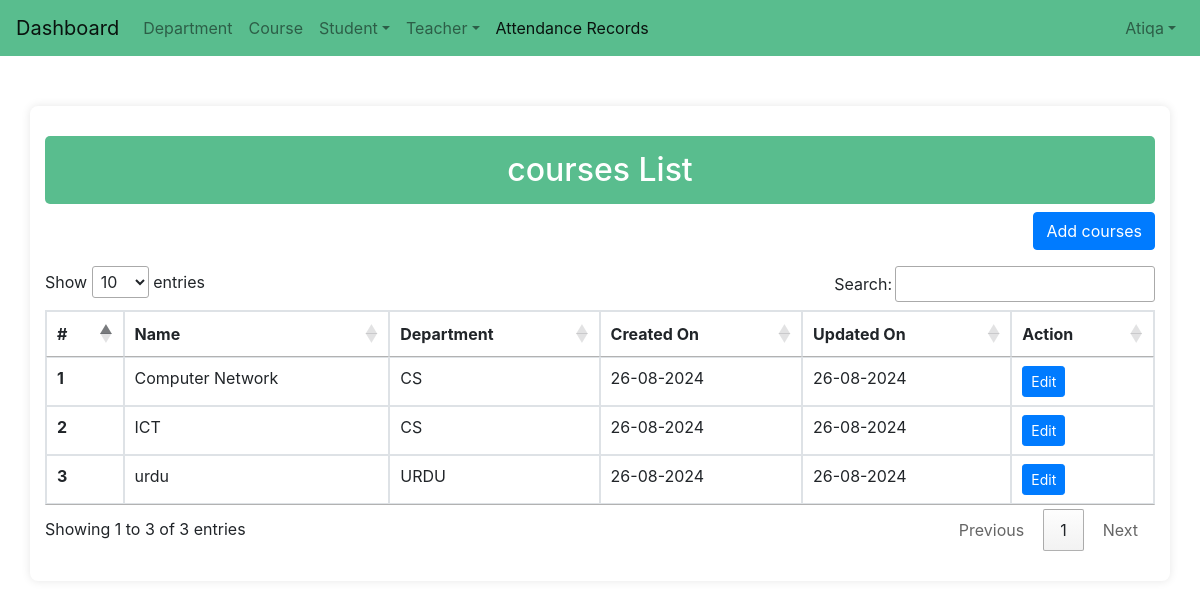
The page /courses_list/ (signed in) on the database as committed earlier.
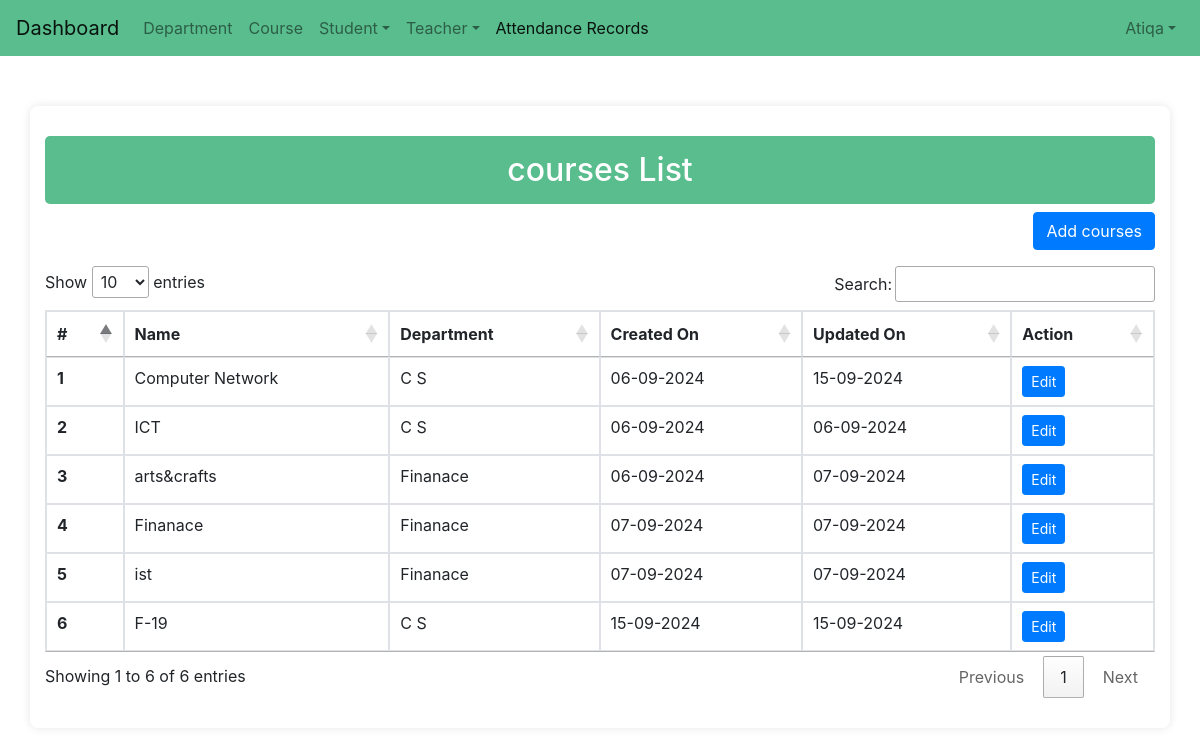
The same page on the database as committed later.
### attandance/models.py (models this page shows, shortened)
class CustomUser(AbstractUser):
    full_name = models.CharField(max_length=100, null=True)
    phone_number = models.CharField(max_length=15, blank=True, null=True)
    role = models.CharField(max_length=50, null=True)
    date_of_creation = models.DateField(auto_now_add=True, null=True)
    last_login_date = models.DateField(blank=True, null=True)
    is_super_admin = models.BooleanField(default=False)
    student = models.ForeignKey(Student, on_delete=models.CASCADE, null=True, blank=True)
    objects = CustomUserManager()

class Courses(models.Model):
    course_id = models.CharField(max_length=100, null=True)
    name = models.CharField(max_length=255, )
    department = models.ForeignKey(Department, on_delete=models.CASCADE)
    created_on = models.DateTimeField(auto_now_add=True)
    updated_on = models.DateTimeField(auto_now=True)

class Department(models.Model):
    dep_id = models.CharField(max_length=100, null=True)
    name = models.CharField(max_length=255, )
    description = models.TextField(blank=True, null=True)
    created_on = models.DateTimeField(auto_now_add=True)
    updated_on = models.DateTimeField(auto_now=True)

### attandance/views.py (the view)
# urls.py: path('courses_list/', views.courses_list , name = 'courses_list'),
@login_required(login_url='home')
def courses_list(request):
    design = Courses.objects.all()
    context = {
        'design': design,
    }
    return render(request , 'admin/courses/courses_list.html',context)

### templates/admin/courses/courses_list.html (shortened to what this page needs)
<!DOCTYPE html>
<html lang="en">
{% load static %}
<head>
</head>
<body>
    {% include 'navbar.html' %}
    <div class="container">
        <h2 class="text-center">courses List</h2>
        <div class="text-right mb-3">
            <a class="btn btn-primary" href="{% url 'courses_add' %}">Add courses</a>
        </div>
        <div class="table-responsive">
            <table class="table table-bordered" id="coursesList">
                <thead>
                    <tr>
                        <th>#</th>
                        <th>Name</th>
                        <th>Department</th>
                        <th>Created On</th>
                        <th>Updated On</th>
                        <th>Action</th>
                    </tr>
                </thead>
                <tbody>
                    {% for i in design %}
                    <tr>
                        <th scope="row">{{ forloop.counter }}</th>
                        <td>{{ i.name }}</td>
                        <td>{{ i.department.name }}</td>
                        <td>{{ i.created_on|date:'d-m-Y' }}</td>
                        <td>{{ i.updated_on|date:'d-m-Y' }}</td>
                        <td class="action-buttons">
                            <a class="btn btn-primary btn-sm" href="{% url 'courses_update' i.pk %}">Edit</a>
                        </td>
                    </tr>
                    {% endfor %}
                </tbody>
            </table>
        </div>
</body>
</html>

### templates/navbar.html (shortened to what this page needs)
<html lang="en">
<head>
  <link rel="stylesheet" href="https://maxcdn.bootstrapcdn.com/bootstrap/4.5.2/css/bootstrap.min.css">
  <link rel="stylesheet" href="https://cdn.datatables.net/1.13.6/css/jquery.dataTables.min.css">
  <link href="https://cdnjs.cloudflare.com/ajax/libs/select2/4.1.0/css/select2.min.css" rel="stylesheet" />
  <link rel="stylesheet" href="https://cdnjs.cloudflare.com/ajax/libs/font-awesome/5.15.3/css/all.min.css">
</head>
<body>
  <nav class="navbar navbar-expand-lg navbar-light" style="background: #59bd8e;">
    <a class="navbar-brand" href="/dashboard">Dashboard</a>
    <div class="collapse navbar-collapse" id="navbarSupportedContent">
      <ul class="navbar-nav mr-auto">
        <li class="nav-item ">
          <a class="nav-link" href="{% url 'department_list' %}">Department</a>
        </li>
        <li class="nav-item ">
          <a class="nav-link" href="{% url 'courses_list' %}">Course</a>
        </li>
        <li class="nav-item dropdown">
          <a class="nav-link dropdown-toggle" data-toggle="dropdown" href="#">Student</a>
        </li>
        <li class="nav-item dropdown">
          <a class="nav-link dropdown-toggle" data-toggle="dropdown" href="#">Teacher</a>
        </li>
        <li class="nav-item active">
          <a class="nav-link" href="/upload_and_filter_attendance">Attendance Records
       </a>
        </li>
      </ul>
      <ul class="navbar-nav ml-auto">
        {% if user.username is not None %}
        <li class="nav-item dropdown custom-dropdown">
          <a class="nav-link dropdown-toggle" data-toggle="dropdown" href="#">{{ user.username|capfirst }}</a>
        </li>
        {% endif %}
      </ul>
    </div>
</nav>
</body>
</html>

### templates/admin/courses/courses_list.html (style rules this page uses)
body { background-color: #f8f9fa; font-family: Arial, sans-serif; }
.container { max-width: 800px; background: #ffffff; padding: 30px; border-radius: 8px; box-shadow: 0 0 10px rgba(0, 0, 0, 0.1); margin-top: 50px; }
h2 { background-color: #59bd8e; color: white; padding: 15px; border-radius: 5px; font-size: 1.5rem; text-align: center; }
.btn-primary { background-color: #59bd8e; border: none; border-radius: 5px; padding: 10px 20px; font-size: 1rem; }

Rows that differ between the two databases and show on the page:
removed Courses: name "urdu", department.name "URDU", created_on "26-08-2024", updated_on "26-08-2024"
changed Courses "Computer Network": department.name "CS" → "C S"; created_on "26-08-2024" → "06-09-2024"; updated_on "26-08-2024" → "15-09-2024"
changed Courses "ICT": department.name "CS" → "C S"; created_on "26-08-2024" → "06-09-2024"; updated_on "26-08-2024" → "06-09-2024"
added Courses: name "arts&crafts", department.name "Finanace", created_on "06-09-2024", updated_on "07-09-2024"
added Courses: name "Finanace", department.name "Finanace", created_on "07-09-2024", updated_on "07-09-2024"
added Courses: name "ist", department.name "Finanace", created_on "07-09-2024", updated_on "07-09-2024"
added Courses: name "F-19", department.name "C S", created_on "15-09-2024", updated_on "15-09-2024"
Other text that changed with them:
text written by a page script: "Show entries Search: Showing 1 to 3 of 3 entries Previous 1 Next" → "Show entries Search: Showing 1 to 6 of 6 entries Previous 1 Next"
